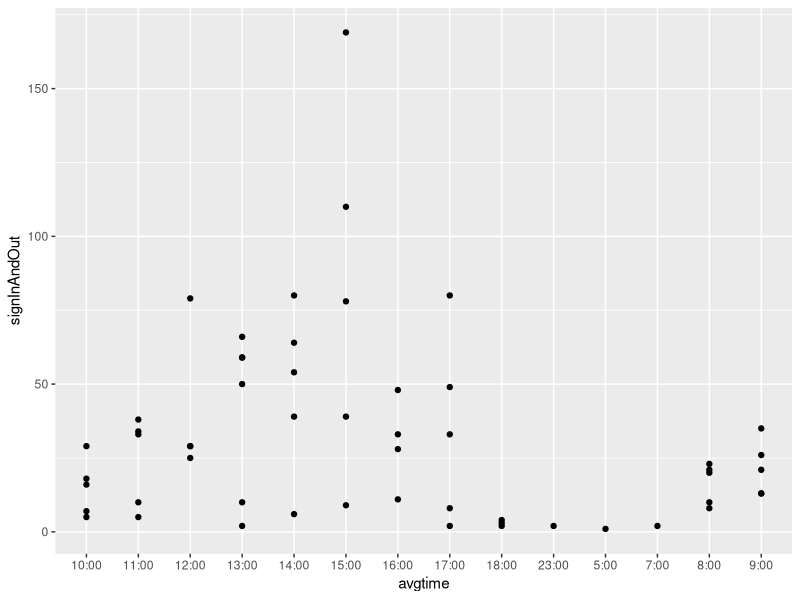

The R script that drew this image:
library(ggplot2)
data <- read.csv("NewData/Visits-by-hour-and-day-of-the-week-list.csv")

dataframe <- data.frame(avgtime = data[, colnames(data) %in% c('Time')],
                        signInAndOut = data[, colnames(data) %in% c('sign.in.count')])
print(dataframe)

#print(as.matrix(dataframe[1:6,2]))

#p<-ggplot(dataframe, aes(x=days, y=avgtime)) +
#  geom_bar(stat="identity", fill="steelblue" )
#p

ggplot(dataframe, aes(x = avgtime, y = signInAndOut)) +
  geom_point()

